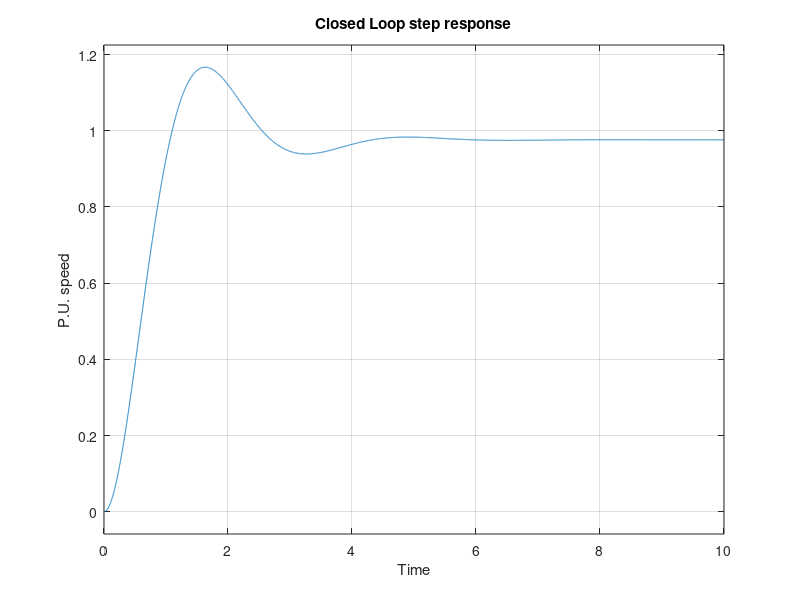
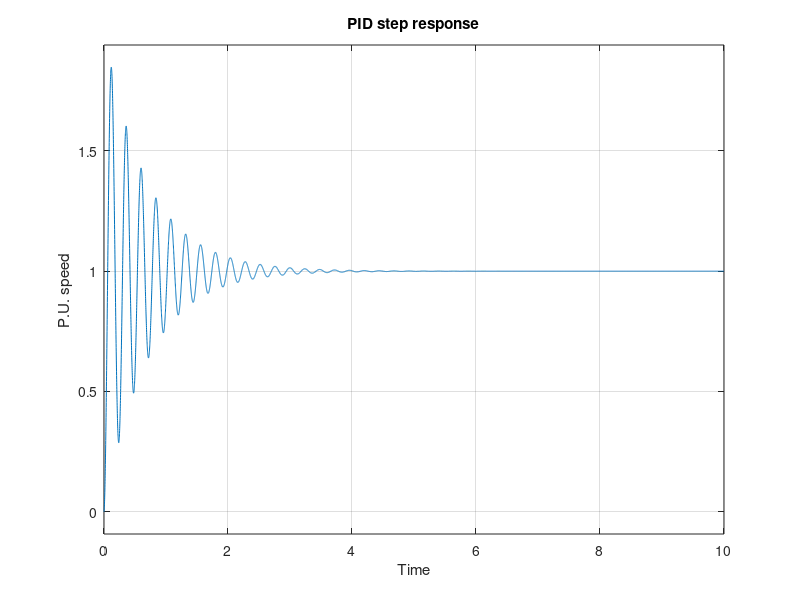
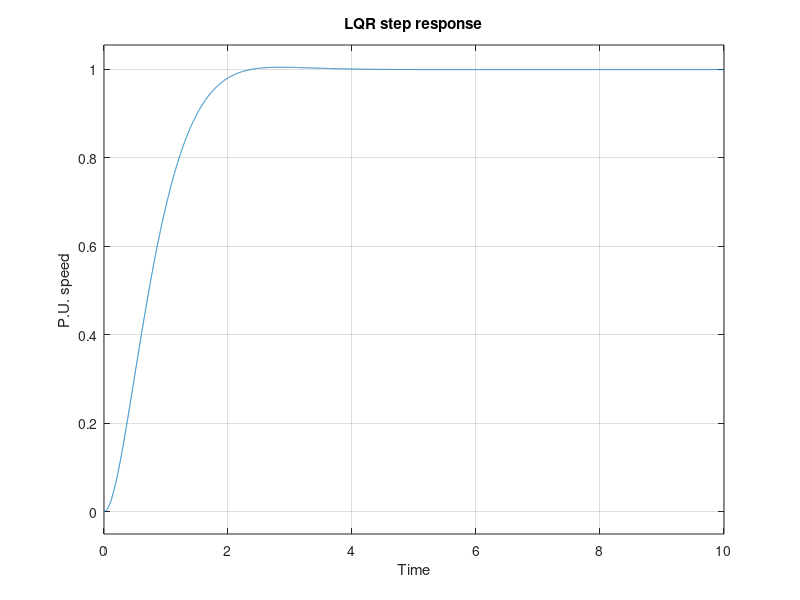
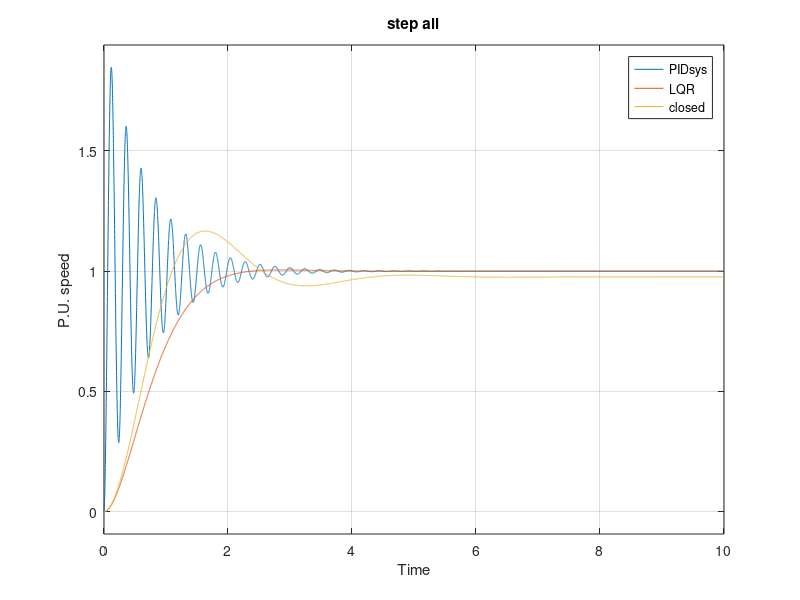

Source code (MATLAB) for these figures, in order:
% file name: KOL.m 
clear
clc
t = 0:0.001:10;
% DATA1=============
J = 0.01;
b = 0.00003;
K = 0.023;
R = 1;
L = 0.5;
A = [-b/J   K/J
     -K/L   -R/L];

B = [0
     1/L];
C = [1   0]; 
D = 0;
% sys = ss(A,B,C,D);
num=K;
den=[(J*L) ((J*R)+(L*b)) ((b*R)+K^2)];
open=tf(num,den);
closed= feedback(open,1)
%============PID===============
Kp = 150;  %
Ki = 150;  % took by try 
Kd = 0.4;  %
PID = tf([Kd Kp Ki],[1 0]); 
PIDsys = feedback(PID*open,1);
% ++++++++++++++++++++++++++++++++++% 
% Linear Quadratic Regulator design LQR 
% %+++++++++++++++++++++++++++++++++%
Q=[.2 0;0 0.028];
R=[.2];
[KK,S,e] =lqr(A,B,Q,R)
ZZ=(A-B*KK);
LQR=ss(ZZ,B,C,D);
damp(LQR)
[num1,den1]=ss2tf(ZZ,B,C,D,1);
G=tf(num1,den1)    %ALWAYS den=1

%++++++++++++++++++++++++++++++++++%
% Linear Quadratic Regulator design LQR Step             
%++++++++++++++++++++++++++++++++++%
figure(1)
step(closed,t),title('Closed Loop step response')
xlabel('Time','FontSize',11);
ylabel('P.U. speed','FontSize',11); 
figure(2)
step(PIDsys,t),title('PID step response')
xlabel('Time','FontSize',11);
ylabel('P.U. speed','FontSize',11);
figure(3)
step(LQR,t),title('LQR step response')
xlabel('Time','FontSize',11);
ylabel('P.U. speed','FontSize',11);
figure(4)
step(PIDsys,LQR,closed,t),title('step all')
xlabel('Time','FontSize',11);
ylabel('P.U. speed','FontSize',11); 
